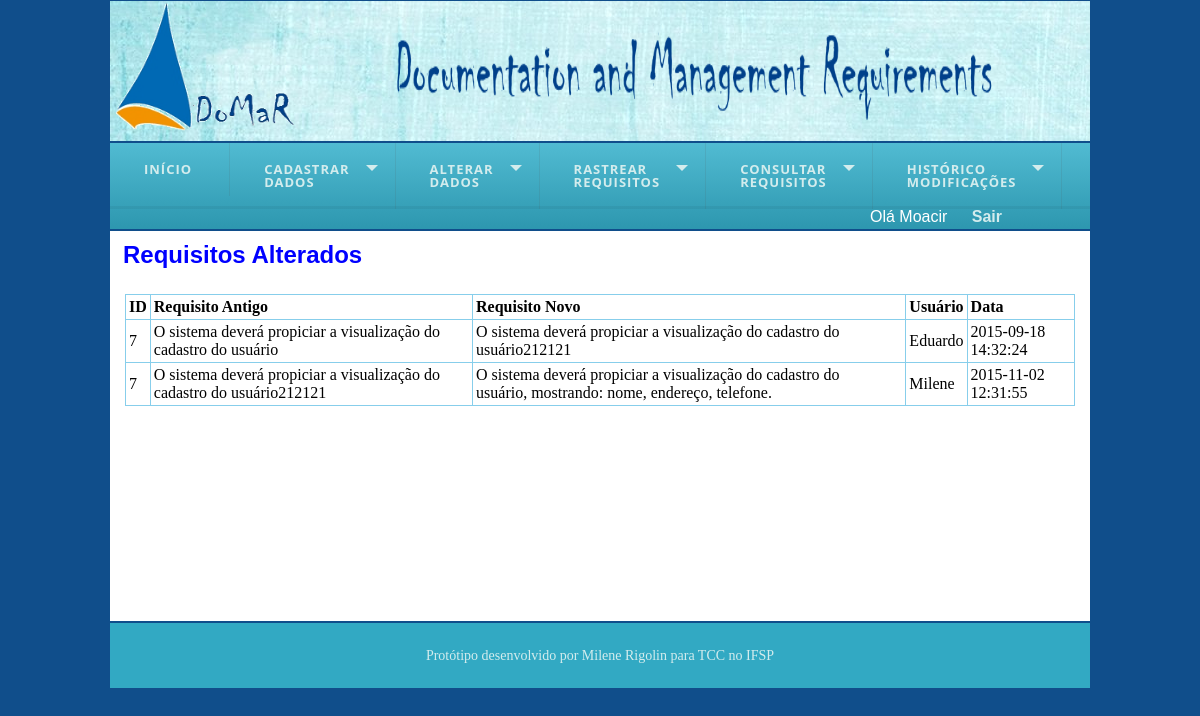
The page /consulta_hist_req.php?seq=7 (signed in) on the database its author committed.
### tables this page shows
CREATE TABLE `log_requisito` (
  `id_log` int(11) NOT NULL AUTO_INCREMENT,
  `texto_req_old` varchar(3000) DEFAULT NULL,
  `texto_req_new` varchar(3000) DEFAULT NULL,
  `id_req` int(11) DEFAULT NULL,
  `id_user` int(11) DEFAULT NULL,
  `dt_alteracao` datetime DEFAULT NULL,
  PRIMARY KEY (`id_log`),
  KEY `fk_user_log_re` (`id_user`),
  CONSTRAINT `fk_user_log_re` FOREIGN KEY (`id_user`) REFERENCES `usuario` (`id`)
);

CREATE TABLE `usuario` (
  `id` int(11) NOT NULL AUTO_INCREMENT,
  `nome` varchar(200) NOT NULL,
  `senha` varchar(45) NOT NULL,
  `cpf` varchar(45) NOT NULL,
  `email` varchar(100) NOT NULL,
  `telefone_fixo` varchar(45) DEFAULT NULL,
  `telefone_cel` varchar(45) NOT NULL,
  `area` varchar(45) NOT NULL,
  `tipo` varchar(45) NOT NULL,
  `login` varchar(20) DEFAULT NULL,
  PRIMARY KEY (`id`)
);

### consulta_hist_req.php (the view, shortened to what this page needs)
<?php
	include "template/topo.php";
?>
<div id = "content">
  <?php
		if($con){
			$sql = "select * from log_requisito inner join usuario on id_user = usuario.id where id_req =" .$_GET['seq'];
			$rs = mysqli_query($con, $sql);
			if($rs){?>
				<h2> Requisitos Alterados </h2><center>
				<table  align = "center">
					<tr align = "center">
						<th>ID</th>
						<th class = "nm">Requisito Antigo</th>
							<th class = "nm">Requisito Novo</th>
						<th>Usuário</th>
						<th>Data</th>
					</tr>
				<?php
					while ($valor = mysqli_fetch_array($rs)){
						echo "<tr align = 'center'>
								<td> ".$valor["id_req"]."</td>
								<td class = 'nm'> ".$valor["texto_req_old"]."</td>
								<td class = 'nm'> ".$valor["texto_req_new"]."</td>
								<td> ".$valor["nome"]."</td>
								<td> ".$valor["dt_alteracao"]."</td>
							</tr>";
					}
					echo "</table></center>";
			}
			else{
				echo "Erro de Consulta de requisito: ".mysqli_error($con);
			}
		}
		else{
			echo "Erro de conexão: ".mysqli_error($con);
		}
 ?>
</div>
<?php
	include "template/rodape.php";
?>

### css/formatacao.css (style rules this page uses)
* { border: 0px; margin: 0px; }
body { background-color: #104E8B; }
#content { background:#FFFFFF; height: 380px; width: 970px; margin-top: 2px; margin-bottom: 2px; padding-top: 10px; padding-left: 5px; padding-right: 5px; float: right; overflow:auto; }
h2, h3 { color: #0000FF; font-family: Arial,Helvetica,sans-serif; padding-left: 8px; }
table, td, th, tr { border: 1px solid #87CEEB; border-collapse: collapse; padding: 3px; margin-top: 25px; text-align: left; }
table { width: 950px; }
.nm { padding-right: 20px; padding-left: 3px; text-align: left; }

### rows shown on the page
log_requisito: id_req "7", texto_req_old "O sistema deverá propiciar a visualização do cadastro do usuário", texto_req_new "O sistema deverá propiciar a visualização do cadastro do usuário212121", id_user.nome "Eduardo", dt_alteracao "2015-09-18 14:32:24"
log_requisito: id_req "7", texto_req_old "O sistema deverá propiciar a visualização do cadastro do usuário212121", texto_req_new "O sistema deverá propiciar a visualização do cadastro do usuário, mostrando: nome, endereço, telefone.", id_user.nome "Milene", dt_alteracao "2015-11-02 12:31:55"

### other values the page prints
$_SESSION['nome'] "Moacir"
